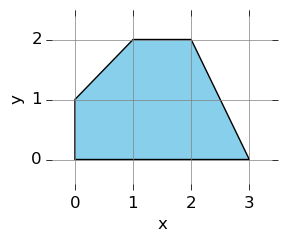

The script that saved this image:
import matplotlib
matplotlib.use('Agg')

from matplotlib import patches, pyplot
from matplotlib.path import Path

verts = [
    (0., 0.),
    (0., 1.),
    (1., 2.),
    (2., 2.),
    (2., 2.),
    (3., 0.),
    (0., 0.),
]

codes = [
    Path.MOVETO,
    Path.LINETO,
    Path.LINETO,
    Path.LINETO,
    Path.LINETO,
    Path.LINETO,
    Path.CLOSEPOLY,
]

path = Path(verts, codes)
patch = patches.PathPatch(path, facecolor=(.53,.81,.92), lw=1)

fig = pyplot.figure()
fig.set_size_inches(3, 9/4.)
ax = fig.add_subplot(111)

ax.spines['top'].set_visible(False)
ax.spines['right'].set_visible(False)
ax.spines['bottom'].set_visible(False)
ax.spines['left'].set_visible(False)

ax.set_xlim(-0.5, 3.5)
ax.set_ylim(-0.5, 2.5)

ax.add_patch(patch)

pyplot.xlabel('x')
pyplot.ylabel('y')
pyplot.xticks([0, 1, 2, 3])
pyplot.yticks([0, 1, 2])
pyplot.grid(b=True, which='major', color=(.5,.5,.5,.25), linestyle='-')

pyplot.savefig('fig2-4-feasible-region.png', bbox_inches='tight')
